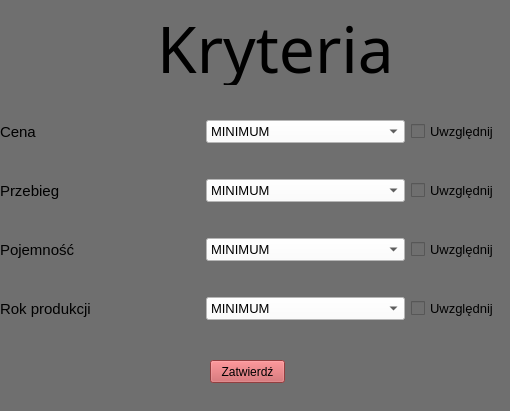
<?xml version="1.0" encoding="UTF-8"?>
<ui version="4.0">
 <class>Form</class>
 <widget class="QWidget" name="Form">
  <property name="geometry">
   <rect>
    <x>0</x>
    <y>0</y>
    <width>510</width>
    <height>411</height>
   </rect>
  </property>
  <property name="windowTitle">
   <string>Form</string>
  </property>
  <property name="styleSheet">
   <string notr="true">background-color:rgb(111, 111, 111)</string>
  </property>
  <widget class="QWidget" name="verticalLayoutWidget">
   <property name="geometry">
    <rect>
     <x>0</x>
     <y>90</y>
     <width>611</width>
     <height>261</height>
    </rect>
   </property>
   <layout class="QVBoxLayout" name="verticalLayout">
    <property name="leftMargin">
     <number>0</number>
    </property>
    <item>
     <layout class="QHBoxLayout" name="horizontalLayout_3">
      <item>
       <widget class="QLabel" name="label_4">
        <property name="font">
         <font>
          <pointsize>11</pointsize>
         </font>
        </property>
        <property name="text">
         <string>Cena</string>
        </property>
       </widget>
      </item>
      <item>
       <widget class="QComboBox" name="comboBox_4">
        <property name="font">
         <font>
          <pointsize>10</pointsize>
         </font>
        </property>
        <property name="styleSheet">
         <string notr="true">background-color:rgb(255, 255, 255)</string>
        </property>
        <item>
         <property name="text">
          <string>MINIMUM</string>
         </property>
        </item>
        <item>
         <property name="text">
          <string>MAXIMUM</string>
         </property>
        </item>
       </widget>
      </item>
      <item>
       <widget class="QCheckBox" name="checkBox_4">
        <property name="font">
         <font>
          <pointsize>10</pointsize>
         </font>
        </property>
        <property name="text">
         <string>Uwzględnij</string>
        </property>
       </widget>
      </item>
     </layout>
    </item>
    <item>
     <layout class="QHBoxLayout" name="horizontalLayout_4">
      <item>
       <widget class="QLabel" name="label_3">
        <property name="font">
         <font>
          <pointsize>11</pointsize>
         </font>
        </property>
        <property name="text">
         <string>Przebieg</string>
        </property>
       </widget>
      </item>
      <item>
       <widget class="QComboBox" name="comboBox_3">
        <property name="font">
         <font>
          <pointsize>10</pointsize>
         </font>
        </property>
        <property name="styleSheet">
         <string notr="true">background-color:rgb(255, 255, 255)</string>
        </property>
        <item>
         <property name="text">
          <string>MINIMUM</string>
         </property>
        </item>
        <item>
         <property name="text">
          <string>MAXIMUM</string>
         </property>
        </item>
       </widget>
      </item>
      <item>
       <widget class="QCheckBox" name="checkBox_3">
        <property name="font">
         <font>
          <pointsize>10</pointsize>
         </font>
        </property>
        <property name="text">
         <string>Uwzględnij</string>
        </property>
       </widget>
      </item>
     </layout>
    </item>
    <item>
     <layout class="QHBoxLayout" name="horizontalLayout_2">
      <item>
       <widget class="QLabel" name="label_2">
        <property name="font">
         <font>
          <pointsize>11</pointsize>
         </font>
        </property>
        <property name="text">
         <string>Pojemność</string>
        </property>
       </widget>
      </item>
      <item>
       <widget class="QComboBox" name="comboBox_2">
        <property name="font">
         <font>
          <pointsize>10</pointsize>
         </font>
        </property>
        <property name="styleSheet">
         <string notr="true">background-color:rgb(255, 255, 255)</string>
        </property>
        <item>
         <property name="text">
          <string>MINIMUM</string>
         </property>
        </item>
        <item>
         <property name="text">
          <string>MAXIMUM</string>
         </property>
        </item>
       </widget>
      </item>
      <item>
       <widget class="QCheckBox" name="checkBox_2">
        <property name="font">
         <font>
          <pointsize>10</pointsize>
         </font>
        </property>
        <property name="text">
         <string>Uwzględnij</string>
        </property>
       </widget>
      </item>
     </layout>
    </item>
    <item>
     <layout class="QHBoxLayout" name="horizontalLayout">
      <item>
       <widget class="QLabel" name="label">
        <property name="font">
         <font>
          <pointsize>11</pointsize>
         </font>
        </property>
        <property name="text">
         <string>Rok produkcji</string>
        </property>
       </widget>
      </item>
      <item>
       <widget class="QComboBox" name="comboBox">
        <property name="font">
         <font>
          <pointsize>10</pointsize>
         </font>
        </property>
        <property name="styleSheet">
         <string notr="true">background-color:rgb(255, 255, 255)</string>
        </property>
        <item>
         <property name="text">
          <string>MINIMUM</string>
         </property>
        </item>
        <item>
         <property name="text">
          <string>MAXIMUM</string>
         </property>
        </item>
       </widget>
      </item>
      <item>
       <widget class="QCheckBox" name="checkBox">
        <property name="font">
         <font>
          <pointsize>10</pointsize>
         </font>
        </property>
        <property name="text">
         <string>Uwzględnij</string>
        </property>
       </widget>
      </item>
     </layout>
    </item>
   </layout>
  </widget>
  <widget class="QLabel" name="DatCar_label">
   <property name="geometry">
    <rect>
     <x>-150</x>
     <y>10</y>
     <width>851</width>
     <height>75</height>
    </rect>
   </property>
   <property name="font">
    <font>
     <family>Eras Bold ITC</family>
     <pointsize>48</pointsize>
    </font>
   </property>
   <property name="layoutDirection">
    <enum>Qt::LeftToRight</enum>
   </property>
   <property name="text">
    <string>Kryteria</string>
   </property>
   <property name="alignment">
    <set>Qt::AlignCenter</set>
   </property>
  </widget>
  <widget class="QPushButton" name="pushButton">
   <property name="geometry">
    <rect>
     <x>210</x>
     <y>360</y>
     <width>75</width>
     <height>23</height>
    </rect>
   </property>
   <property name="styleSheet">
    <string notr="true">background:rgb(204, 88, 90)</string>
   </property>
   <property name="text">
    <string>Zatwierdź</string>
   </property>
  </widget>
 </widget>
 <resources/>
 <connections/>
</ui>
